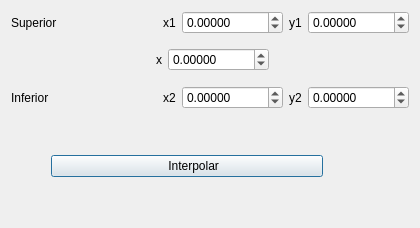
               <widget class="QWidget" name="page_15">
                <layout class="QGridLayout" name="gridLayout_2">
                 <item row="0" column="0">
                  <layout class="QVBoxLayout" name="verticalLayout_17">
                   <item>
                    <layout class="QVBoxLayout" name="verticalLayout_16">
                     <item>
                      <layout class="QHBoxLayout" name="horizontalLayout_30">
                       <item>
                        <widget class="QLabel" name="label_20">
                         <property name="text">
                          <string>Superior</string>
                         </property>
                        </widget>
                       </item>
                       <item>
                        <layout class="QHBoxLayout" name="horizontalLayout_26">
                         <item>
                          <layout class="QHBoxLayout" name="horizontalLayout_41">
                           <item>
                            <widget class="QLabel" name="label_22">
                             <property name="text">
                              <string>x1</string>
                             </property>
                            </widget>
                           </item>
                           <item>
                            <widget class="QDoubleSpinBox" name="x1_1">
                             <property name="decimals">
                              <number>5</number>
                             </property>
                             <property name="minimum">
                              <double>-99999.999989999996615</double>
                             </property>
                             <property name="maximum">
                              <double>99999.999989999996615</double>
                             </property>
                            </widget>
                           </item>
                          </layout>
                         </item>
                         <item>
                          <layout class="QHBoxLayout" name="horizontalLayout_44">
                           <item>
                            <widget class="QLabel" name="label_25">
                             <property name="text">
                              <string>y1</string>
                             </property>
                            </widget>
                           </item>
                           <item>
                            <widget class="QDoubleSpinBox" name="y1_1">
                             <property name="decimals">
                              <number>5</number>
                             </property>
                             <property name="minimum">
                              <double>-99999.999989999996615</double>
                             </property>
                             <property name="maximum">
                              <double>99999.999989999996615</double>
                             </property>
                            </widget>
                           </item>
                          </layout>
                         </item>
                        </layout>
                       </item>
                      </layout>
                     </item>
                     <item>
                      <layout class="QHBoxLayout" name="horizontalLayout_32">
                       <item>
                        <spacer name="horizontalSpacer_3">
                         <property name="orientation">
                          <enum>Qt::Horizontal</enum>
                         </property>
                         <property name="sizeHint" stdset="0">
                          <size>
                           <width>40</width>
                           <height>20</height>
                          </size>
                         </property>
                        </spacer>
                       </item>
                       <item>
                        <layout class="QHBoxLayout" name="horizontalLayout_28">
                         <item>
                          <layout class="QHBoxLayout" name="horizontalLayout_27">
                           <item>
                            <widget class="QLabel" name="label_23">
                             <property name="text">
                              <string>x</string>
                             </property>
                            </widget>
                           </item>
                           <item>
                            <widget class="QDoubleSpinBox" name="x_1">
                             <property name="decimals">
                              <number>5</number>
                             </property>
                             <property name="minimum">
                              <double>-99999.999989999996615</double>
                             </property>
                             <property name="maximum">
                              <double>99999.999989999996615</double>
                             </property>
                            </widget>
                           </item>
                          </layout>
                         </item>
                         <item>
                          <spacer name="horizontalSpacer_6">
                           <property name="orientation">
                            <enum>Qt::Horizontal</enum>
                           </property>
                           <property name="sizeHint" stdset="0">
                            <size>
                             <width>40</width>
                             <height>20</height>
                            </size>
                           </property>
                          </spacer>
                         </item>
                         <item>
                          <spacer name="horizontalSpacer_5">
                           <property name="orientation">
                            <enum>Qt::Horizontal</enum>
                           </property>
                           <property name="sizeHint" stdset="0">
                            <size>
                             <width>40</width>
                             <height>20</height>
                            </size>
                           </property>
                          </spacer>
                         </item>
                         <item>
                          <spacer name="horizontalSpacer_4">
                           <property name="orientation">
                            <enum>Qt::Horizontal</enum>
                           </property>
                           <property name="sizeHint" stdset="0">
                            <size>
                             <width>40</width>
                             <height>20</height>
                            </size>
                           </property>
                          </spacer>
                         </item>
                         <item>
                          <spacer name="verticalSpacer_2">
                           <property name="orientation">
                            <enum>Qt::Vertical</enum>
                           </property>
                           <property name="sizeHint" stdset="0">
                            <size>
                             <width>20</width>
                             <height>40</height>
                            </size>
                           </property>
                          </spacer>
                         </item>
                        </layout>
                       </item>
                      </layout>
                     </item>
                     <item>
                      <layout class="QHBoxLayout" name="horizontalLayout_31">
                       <item>
                        <widget class="QLabel" name="label_21">
                         <property name="text">
                          <string>Inferior            </string>
                         </property>
                        </widget>
                       </item>
                       <item>
                        <layout class="QHBoxLayout" name="horizontalLayout_29">
                         <item>
                          <layout class="QHBoxLayout" name="horizontalLayout_43">
                           <item>
                            <widget class="QLabel" name="label_24">
                             <property name="text">
                              <string>x2</string>
                             </property>
                            </widget>
                           </item>
                           <item>
                            <widget class="QDoubleSpinBox" name="x2_1">
                             <property name="decimals">
                              <number>5</number>
                             </property>
                             <property name="minimum">
                              <double>-99999.999989999996615</double>
                             </property>
                             <property name="maximum">
                              <double>99999.999989999996615</double>
                             </property>
                            </widget>
                           </item>
                          </layout>
                         </item>
                         <item>
                          <layout class="QHBoxLayout" name="horizontalLayout_45">
                           <item>
                            <widget class="QLabel" name="label_27">
                             <property name="text">
                              <string>y2</string>
                             </property>
                            </widget>
                           </item>
                           <item>
                            <widget class="QDoubleSpinBox" name="y2_1">
                             <property name="decimals">
                              <number>5</number>
                             </property>
                             <property name="minimum">
                              <double>-99999.999989999996615</double>
                             </property>
                             <property name="maximum">
                              <double>99999.999989999996615</double>
                             </property>
                            </widget>
                           </item>
                          </layout>
                         </item>
                        </layout>
                       </item>
                      </layout>
                     </item>
                    </layout>
                   </item>
                   <item>
                    <spacer name="verticalSpacer_4">
                     <property name="orientation">
                      <enum>Qt::Vertical</enum>
                     </property>
                     <property name="sizeHint" stdset="0">
                      <size>
                       <width>20</width>
                       <height>40</height>
                      </size>
                     </property>
                    </spacer>
                   </item>
                   <item>
                    <layout class="QVBoxLayout" name="verticalLayout_15">
                     <item>
                      <layout class="QHBoxLayout" name="horizontalLayout_25">
                       <item>
                        <layout class="QHBoxLayout" name="horizontalLayout_40">
                         <item>
                          <spacer name="horizontalSpacer_9">
                           <property name="orientation">
                            <enum>Qt::Horizontal</enum>
                           </property>
                           <property name="sizeHint" stdset="0">
                            <size>
                             <width>40</width>
                             <height>20</height>
                            </size>
                           </property>
                          </spacer>
                         </item>
                         <item>
                          <widget class="QPushButton" name="interpolar_2">
                           <property name="text">
                            <string>                                  Interpolar                              </string>
                           </property>
                           <property name="default">
                            <bool>true</bool>
                           </property>
                          </widget>
                         </item>
                         <item>
                          <spacer name="horizontalSpacer_8">
                           <property name="orientation">
                            <enum>Qt::Horizontal</enum>
                           </property>
                           <property name="sizeHint" stdset="0">
                            <size>
                             <width>40</width>
                             <height>20</height>
                            </size>
                           </property>
                          </spacer>
                         </item>
                         <item>
                          <widget class="QPushButton" name="Agregar_i_2">
                           <property name="text">
                            <string/>
                           </property>
                           <property name="icon">
                            <iconset resource="iconos.qrc">
                             <normaloff>:/new/prefix1/iconos/mas.png</normaloff>:/new/prefix1/iconos/mas.png</iconset>
                           </property>
                           <property name="flat">
                            <bool>true</bool>
                           </property>
                          </widget>
                         </item>
                        </layout>
                       </item>
                      </layout>
                     </item>
                     <item>
                      <spacer name="verticalSpacer_3">
                       <property name="orientation">
                        <enum>Qt::Vertical</enum>
                       </property>
                       <property name="sizeHint" stdset="0">
                        <size>
                         <width>20</width>
                         <height>40</height>
                        </size>
                       </property>
                      </spacer>
                     </item>
                    </layout>
                   </item>
                  </layout>
                 </item>
                </layout>
               </widget>
